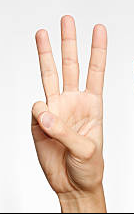
#> input picture images/hands/hand3.png, 134 x 214 px, found by its file name
$ python HSV_Seg_test.py
#> lines starting #> are read from the running program, lines starting #| are printed output that depends on the picture; after the words box and inside, x2 and y2 are one past the last pixel; in counts of white or black regions, pixels touching at a corner belong together
import cv2 as cv
import numpy as np

img_path = "images/hands/hand3.png"
img = cv.imread(img_path)
#> img is the input picture: shape (214, 134, 3); mean B, G, R 207.3, 217.9, 233.9

hsvim = cv.cvtColor(img, cv.COLOR_BGR2HSV)
#> hsvim: shape (214, 134, 3); mean H, S, V 10.7, 33.6, 234.2
lower = np.array([0, 48, 80], dtype = "uint8")
upper = np.array([20, 255, 255], dtype = "uint8")
skinRegionHSV = cv.inRange(hsvim, lower, upper)
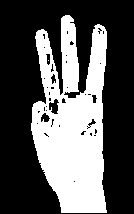
#> skinRegionHSV: shape (214, 134); 35.1% white; 2 white regions (1 under 20 px), largest, box (x1, y1, x2, y2) and area: (31, 15, 107, 213) 10051
blurred = cv.blur(skinRegionHSV, (2,2))
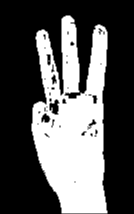
#> blurred: shape (214, 134); min 0, max 255, mean 89.4
ret,thresh1 = cv.threshold(blurred,0,255,cv.THRESH_BINARY)
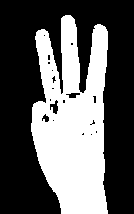
#> thresh1: shape (214, 134); 37.5% white; 1 white region, box (x1, y1, x2, y2) and area: (31, 15, 108, 214) 10753
ret,thresh2 = cv.threshold(blurred,0,255,cv.THRESH_BINARY_INV)
ret,thresh3 = cv.threshold(blurred,0,255,cv.THRESH_TRUNC)
#> thresh3: shape (214, 134); every value is 0
ret,thresh4 = cv.threshold(blurred,0,255,cv.THRESH_TOZERO)
ret,thresh5 = cv.threshold(blurred,0,255,cv.THRESH_TOZERO_INV)


titles = ['Original Image','BINARY','BINARY_INV','TRUNC','TOZERO','TOZERO_INV']
images = [img, thresh1, thresh2,thresh3,thresh4, thresh5]
threshs = ['original image','thresh1','thresh2','thresh3','thresh4','thresh5',]

from matplotlib import pyplot as plt

for i in range(len(images)):
    plt.subplot(2,3,i+1),plt.imshow(images[i],'gray')
    plt.title(titles[i])
    plt.xticks([])
    plt.yticks([])
#> this loop made 6 passes

plt.show()
#> figure, not shown here; B, G, R data is drawn as R, G, B
filtred_imges = [thresh1,thresh2,thresh4]
threshs = ['thresh1','thresh2','thresh4']

for i in range(len(filtred_imges)):
  contours, hierarchy = cv.findContours(filtred_imges[i], cv.RETR_TREE, cv.CHAIN_APPROX_SIMPLE)
  contours = max(contours, key=lambda x: cv.contourArea(x))
  cv.drawContours(img, [contours], -1, (255,255,0), 2)
  plt.subplot(2, 3, i + 1), plt.imshow(img, 'gray')
  plt.title(threshs[i])
  plt.xticks([])
  plt.yticks([])
#> this loop made 3 passes
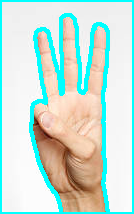
#> img: shape (214, 134, 3); 15.26% of pixels changed, all inside (x1, y1, x2, y2) = (0, 0, 134, 214)
plt.show()
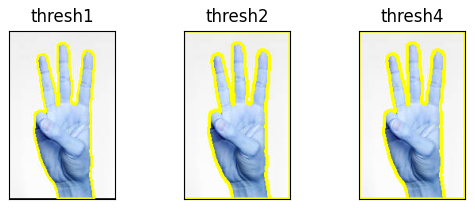
#> figure drawn by matplotlib, 3 panels; B, G, R data is drawn as R, G, B

#cv.imshow("thresh", thresh)

$ run again, with images/hands/hand0.png copied over images/hands/hand3.png
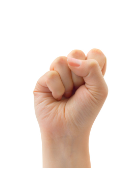
#> input picture images/hands/hand0.png, 132 x 185 px, found by its file name
#> img is the input picture: shape (185, 132, 3); mean B, G, R 219.7, 226.9, 239.8
#> hsvim: shape (185, 132, 3); mean H, S, V 3.7, 26.5, 239.8
#> `skinRegionHSV = cv.inRange(hsvim, lower, upper)`:
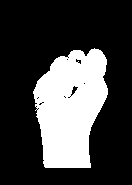
#> skinRegionHSV: shape (185, 132); 26.6% white; 1 white region, box (x1, y1, x2, y2) and area: (33, 48, 108, 168) 6500
#> thresh1: shape (185, 132); 27.7% white; 1 white region, box (x1, y1, x2, y2) and area: (33, 48, 109, 169) 6763
#> thresh3: shape (185, 132); every value is 0
#> the loop `for i in range(len(images)):` made 6 passes
#> the loop `for i in range(len(filtred_imges)):` made 3 passes
#> contours on pass 2: [[0, 0], [0, 184], [131, 184], [131, 0]]
#> `plt.show()`:
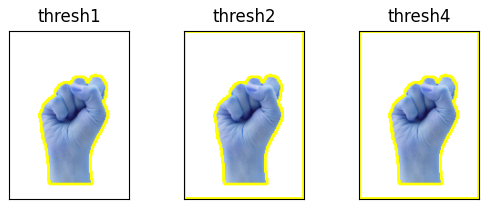
#> figure drawn by matplotlib, 3 panels; B, G, R data is drawn as R, G, B

$ run again, with images/hands/hand2.png copied over images/hands/hand3.png
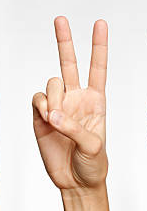
#> input picture images/hands/hand2.png, 147 x 211 px, found by its file name
#> img is the input picture: shape (211, 147, 3); mean B, G, R 208.9, 218.8, 234.6
#> hsvim: shape (211, 147, 3); mean H, S, V 10.1, 33.2, 234.9
#> `skinRegionHSV = cv.inRange(hsvim, lower, upper)`:
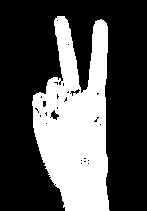
#> skinRegionHSV: shape (211, 147); 32% white; 1 white region, box (x1, y1, x2, y2) and area: (32, 16, 110, 211) 9923
#> thresh1: shape (211, 147); 33.4% white; 1 white region, box (x1, y1, x2, y2) and area: (32, 16, 111, 211) 10369
#> thresh3: shape (211, 147); every value is 0
#> the loop `for i in range(len(images)):` made 6 passes
#> the loop `for i in range(len(filtred_imges)):` made 3 passes
#> `plt.show()`:
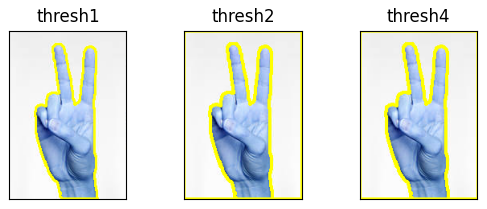
#> figure drawn by matplotlib, 3 panels; B, G, R data is drawn as R, G, B
